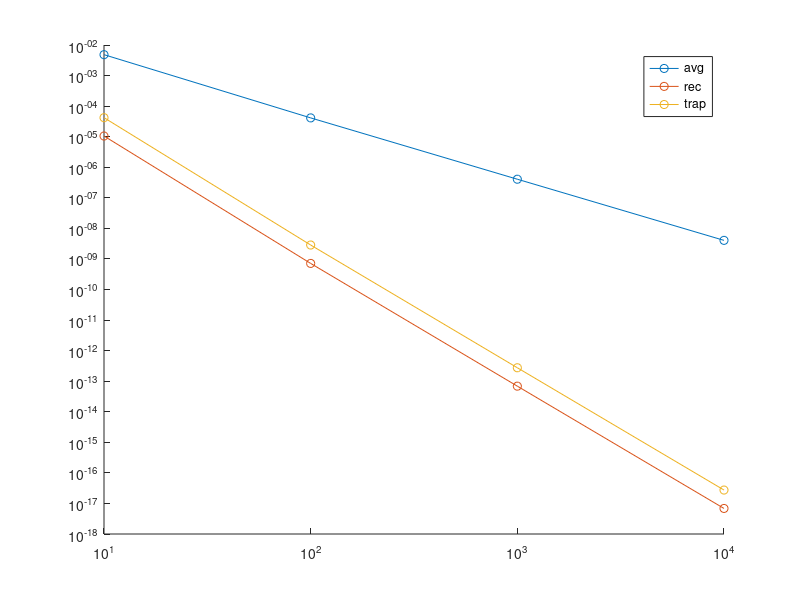

MATLAB code for this plot:

 % f = @(x) x.^2 ; % f(x) = x^2
% f = @(x) x.^5 ; % f(x) = x^5
 f = @(x) sin(x*pi) ; 

refInt = integral(f,0,1);
display(['integral of f(x) in [0,1] is ' num2str(refInt) ]) ;

err = [] ;
Ns = [10 100 1000 10000] ;
for i=1:length(Ns)
    n = Ns(i) ;
    x = linspace(0,1,n) ;
    avg = mean(f(x)) ;
    % display(['average of f(x) is ' num2str(avg) ]) ;
    
    y=f(x) ;
    % MyPlot(x,y, f) ;
    
    w=x(2)-x(1) ;
    rcentres = x+w/2 ;
    rcentres(end) = [] ;
    boxInt = sum(w*f(rcentres)) ;
    % display(['rectangular estimate of int of f(x) is ' num2str(boxInt) ]) ;
    
    % MyBoxPlot(x,y,f); 
    
    xstart = x;
    xstart(end) = [] ;
    xend = xstart + w;
    trapInt = sum(w*(f(xstart)+f(xend))/2); 
    % display(['trapezoidal estimate of int of f(x) is ' num2str(trapInt) ]) ;
    
    % MyTrapPlot(x,y,f); 

    err(i,:) = [avg-refInt, boxInt-refInt, trapInt-refInt].^2 ;
end

clf; 
hold on
for k=1:size(err,2)
    plot(Ns, err(:,k), 'o-' );
end
set(gca, 'xscale', 'log') ;
set(gca, 'yscale', 'log') ;
hold off
legend({'avg', 'rec', 'trap'});
